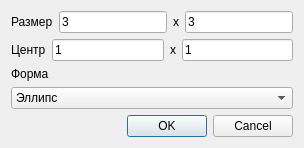
<?xml version="1.0" encoding="UTF-8"?>
<ui version="4.0">
 <class>kernelDialog</class>
 <widget class="QDialog" name="kernelDialog">
  <property name="geometry">
   <rect>
    <x>0</x>
    <y>0</y>
    <width>350</width>
    <height>184</height>
   </rect>
  </property>
  <property name="sizePolicy">
   <sizepolicy hsizetype="Minimum" vsizetype="Minimum">
    <horstretch>0</horstretch>
    <verstretch>0</verstretch>
   </sizepolicy>
  </property>
  <property name="windowTitle">
   <string>Параметрыы морфологического анализа</string>
  </property>
  <property name="modal">
   <bool>true</bool>
  </property>
  <layout class="QVBoxLayout" name="verticalLayout">
   <property name="sizeConstraint">
    <enum>QLayout::SetFixedSize</enum>
   </property>
   <item>
    <layout class="QHBoxLayout" name="horizontalLayout">
     <item>
      <widget class="QLabel" name="label">
       <property name="text">
        <string>Размер</string>
       </property>
      </widget>
     </item>
     <item>
      <widget class="QLineEdit" name="widthEdit">
       <property name="text">
        <string>3</string>
       </property>
      </widget>
     </item>
     <item>
      <widget class="QLabel" name="label_2">
       <property name="text">
        <string>х</string>
       </property>
      </widget>
     </item>
     <item>
      <widget class="QLineEdit" name="heightEdit">
       <property name="text">
        <string>3</string>
       </property>
      </widget>
     </item>
    </layout>
   </item>
   <item>
    <layout class="QHBoxLayout" name="horizontalLayout_2">
     <item>
      <widget class="QLabel" name="label_4">
       <property name="text">
        <string>Центр</string>
       </property>
      </widget>
     </item>
     <item>
      <widget class="QLineEdit" name="centerX">
       <property name="text">
        <string>1</string>
       </property>
      </widget>
     </item>
     <item>
      <widget class="QLabel" name="label_5">
       <property name="text">
        <string>х</string>
       </property>
      </widget>
     </item>
     <item>
      <widget class="QLineEdit" name="centerY">
       <property name="text">
        <string>1</string>
       </property>
      </widget>
     </item>
    </layout>
   </item>
   <item>
    <layout class="QVBoxLayout" name="verticalLayout_2">
     <item>
      <widget class="QLabel" name="label_3">
       <property name="text">
        <string>Форма</string>
       </property>
      </widget>
     </item>
     <item>
      <widget class="QComboBox" name="shapeComboBox">
       <item>
        <property name="text">
         <string>Эллипс</string>
        </property>
       </item>
       <item>
        <property name="text">
         <string>Крест</string>
        </property>
       </item>
       <item>
        <property name="text">
         <string>Прямоугольник</string>
        </property>
       </item>
      </widget>
     </item>
    </layout>
   </item>
   <item>
    <widget class="QDialogButtonBox" name="buttonBox">
     <property name="standardButtons">
      <set>QDialogButtonBox::Cancel|QDialogButtonBox::Ok</set>
     </property>
    </widget>
   </item>
  </layout>
 </widget>
 <resources>
  <include location="tango-icons.qrc"/>
 </resources>
 <connections>
  <connection>
   <sender>buttonBox</sender>
   <signal>accepted()</signal>
   <receiver>kernelDialog</receiver>
   <slot>accept()</slot>
   <hints>
    <hint type="sourcelabel">
     <x>143</x>
     <y>169</y>
    </hint>
    <hint type="destinationlabel">
     <x>184</x>
     <y>101</y>
    </hint>
   </hints>
  </connection>
  <connection>
   <sender>buttonBox</sender>
   <signal>rejected()</signal>
   <receiver>kernelDialog</receiver>
   <slot>reject()</slot>
   <hints>
    <hint type="sourcelabel">
     <x>170</x>
     <y>168</y>
    </hint>
    <hint type="destinationlabel">
     <x>265</x>
     <y>119</y>
    </hint>
   </hints>
  </connection>
 </connections>
</ui>
